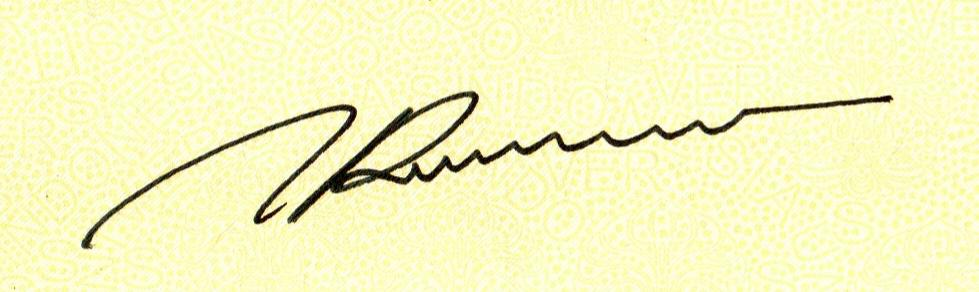
#> input picture citra/01_HighQuality_Enhanced (2)(1).jpg, 979 x 292 px; its folder holds only this picture in this run
$ python main.py
#> lines starting #> are read from the running program, lines starting #| are printed output that depends on the picture; after the words box and inside, x2 and y2 are one past the last pixel; in counts of white or black regions, pixels touching at a corner belong together
import cv2
import numpy as np
import matplotlib.pyplot as plt
import os

# =========================================================
# KONFIGURASI PATH & PARAMETER
# =========================================================
INPUT_FOLDER = "citra"
OUTPUT_BASE = "hasil"

GLOBAL_THRESHOLD_VAL = 127
THRESHOLD_PERCENTAGE = 2.0  # Batas minimal rasio piksel %

KERNEL = cv2.getStructuringElement(cv2.MORPH_RECT, (3, 3))

# Folder Penyimpanan Hasil
FOLDERS = [
    "1_citra_asli", "2_grayscale",
    "3_global_thresh", "4_global_opening", "5_global_closing",
    "6_otsu_thresh", "7_otsu_opening", "8_otsu_closing",
    "9_perbandingan"
]

for folder in FOLDERS:
    os.makedirs(os.path.join(OUTPUT_BASE, folder), exist_ok=True)

# =========================================================
# PROGRAM UTAMA
# =========================================================
def main():
    if not os.path.exists(INPUT_FOLDER):
        print(f"Folder '{INPUT_FOLDER}' tidak ditemukan!")
        return

    file_list = sorted([f for f in os.listdir(INPUT_FOLDER) if f.lower().endswith(('.png', '.jpg', '.jpeg'))])

    if not file_list:
        print(f"Tidak ada gambar di dalam folder '{INPUT_FOLDER}'.")
        return

    summary_reports = []

    print("=" * 105)
    print("PROSES ANALISIS MORFOLOGI & DETEKSI TANDA TANGAN (DUAL PATH: GLOBAL & OTSU)")
    print("=" * 105)

    for file_name in file_list:
        path_img = os.path.join(INPUT_FOLDER, file_name)
        img_orig = cv2.imread(path_img)
#> img_orig is the input picture: shape (292, 979, 3); mean B, G, R 193.4, 244.7, 245.4
        if img_orig is None:
            continue

        # 1. Grayscale
        gray = cv2.cvtColor(img_orig, cv2.COLOR_BGR2GRAY)
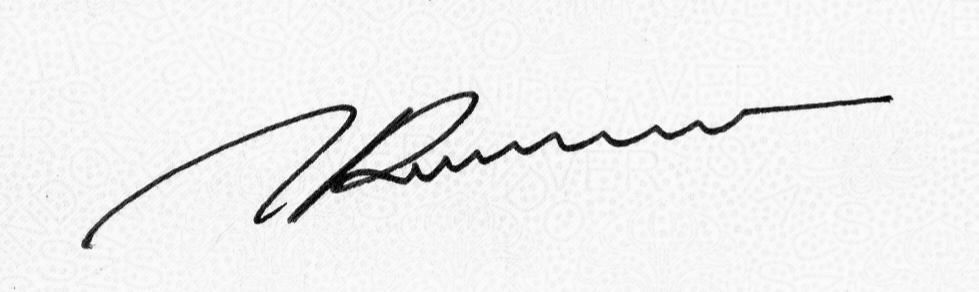
#> gray: shape (292, 979); min 0, max 254, mean 239.1

        # -----------------------------------------------------
        # JALUR 1: GLOBAL THRESHOLDING & MORFOLOGI
        # -----------------------------------------------------
        _, global_th = cv2.threshold(gray, GLOBAL_THRESHOLD_VAL, 255, cv2.THRESH_BINARY_INV)
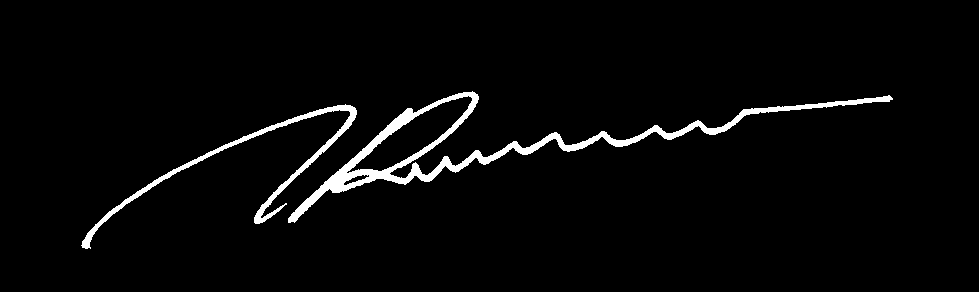
#> global_th: shape (292, 979); 3.1% white; 2 white regions, box (x1, y1, x2, y2) and area: (288, 91, 893, 223) 6346, (81, 104, 357, 249) 2447
        global_open = cv2.morphologyEx(global_th, cv2.MORPH_OPEN, KERNEL)
#> global_open: shape (292, 979); 3.1% white; 2 white regions, box (x1, y1, x2, y2) and area: (288, 92, 892, 223) 6324, (82, 105, 357, 249) 2422
        global_close = cv2.morphologyEx(global_open, cv2.MORPH_CLOSE, KERNEL)
#> global_close: shape (292, 979); 3.1% white; 2 white regions, box (x1, y1, x2, y2) and area: (288, 92, 892, 223) 6365, (82, 105, 357, 249) 2429

        # -----------------------------------------------------
        # JALUR 2: OTSU THRESHOLDING & MORFOLOGI
        # -----------------------------------------------------
        otsu_val, otsu_th = cv2.threshold(gray, 0, 255, cv2.THRESH_BINARY_INV + cv2.THRESH_OTSU)
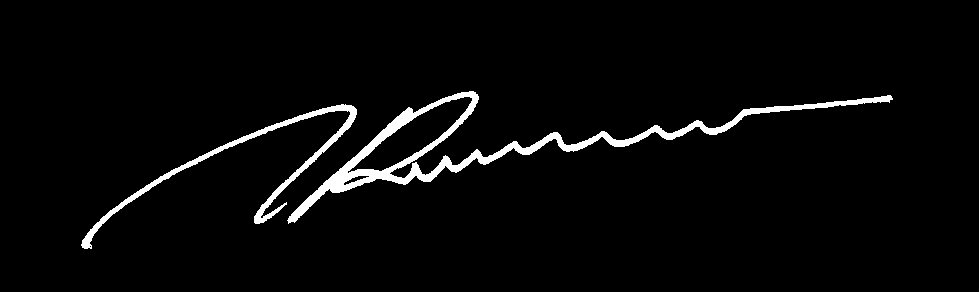
#> otsu_th: shape (292, 979); 3.3% white; 2 white regions, box (x1, y1, x2, y2) and area: (287, 91, 893, 224) 6713, (81, 104, 357, 249) 2661
#> otsu_val = 149
        otsu_open = cv2.morphologyEx(otsu_th, cv2.MORPH_OPEN, KERNEL)
#> otsu_open: shape (292, 979); 3.3% white; 2 white regions, box (x1, y1, x2, y2) and area: (288, 91, 892, 223) 6694, (82, 104, 357, 249) 2629
        otsu_close = cv2.morphologyEx(otsu_open, cv2.MORPH_CLOSE, KERNEL)
#> otsu_close: shape (292, 979); 3.3% white; 2 white regions, box (x1, y1, x2, y2) and area: (288, 91, 892, 223) 6759, (82, 104, 357, 249) 2638

        # -----------------------------------------------------
        # PERHITUNGAN FOREGROUND
        # -----------------------------------------------------
        total_pixels = gray.shape[0] * gray.shape[1]
#> total_pixels = 285868

        # Hitung untuk Otsu
        fg_otsu = cv2.countNonZero(otsu_close)
#> fg_otsu = 9397
        ratio_otsu = (fg_otsu / total_pixels) * 100
#> ratio_otsu = 3.29

        # Hitung untuk Global (Sebagai Pengaman Gambar Kosong)
        fg_global = cv2.countNonZero(global_close)
#> fg_global = 8794
        ratio_global = (fg_global / total_pixels) * 100
#> ratio_global = 3.08

        # -----------------------------------------------------
        # KLASIFIKASI ATURAN DETEKSI (DUAL-STATUS VALIDATION)
        # -----------------------------------------------------
        if ratio_global < 0.5 or (otsu_val > 220 and ratio_otsu > 15.0):
            status = "SIGNATURE ABSENT"
            fg_final = fg_global
            ratio_final = ratio_global
        else:
            status = "SIGNATURE PRESENT" if ratio_otsu > THRESHOLD_PERCENTAGE else "SIGNATURE ABSENT"
#> status = 'SIGNATURE PRESENT'
            fg_final = fg_otsu
#> fg_final = 9397
            ratio_final = ratio_otsu
#> ratio_final = 3.29

        # -----------------------------------------------------
        # SIMPAN GAMBAR SATUAN KE MASING-MASING FOLDER
        # -----------------------------------------------------
        cv2.imwrite(os.path.join(OUTPUT_BASE, "1_citra_asli", file_name), img_orig)
        cv2.imwrite(os.path.join(OUTPUT_BASE, "2_grayscale", file_name), gray)

        cv2.imwrite(os.path.join(OUTPUT_BASE, "3_global_thresh", file_name), global_th)
        cv2.imwrite(os.path.join(OUTPUT_BASE, "4_global_opening", file_name), global_open)
        cv2.imwrite(os.path.join(OUTPUT_BASE, "5_global_closing", file_name), global_close)

        cv2.imwrite(os.path.join(OUTPUT_BASE, "6_otsu_thresh", file_name), otsu_th)
        cv2.imwrite(os.path.join(OUTPUT_BASE, "7_otsu_opening", file_name), otsu_open)
        cv2.imwrite(os.path.join(OUTPUT_BASE, "8_otsu_closing", file_name), otsu_close)

        # -----------------------------------------------------
        # VISUALISASI PERBANDINGAN LENGKAP (2 BARIS x 5 KOLOM)
        # -----------------------------------------------------
        h, w = gray.shape
#> h = 292; w = 979
        aspect_ratio = w / h
#> aspect_ratio = 3.35

        fig, axes = plt.subplots(2, 5, figsize=(20, 20 / aspect_ratio))
        fig.suptitle(f"Analisis Deteksi Tanda Tangan: {file_name}", fontsize=13, fontweight='bold')

        # Baris 1: Citra Input & Jalur Global Thresholding
        axes[0, 0].imshow(cv2.cvtColor(img_orig, cv2.COLOR_BGR2RGB), aspect='equal')
        axes[0, 0].set_title("Citra Asli", fontsize=10)

        axes[0, 1].imshow(gray, cmap='gray', aspect='equal')
        axes[0, 1].set_title("Grayscale", fontsize=10)

        axes[0, 2].imshow(global_th, cmap='gray', aspect='equal')
        axes[0, 2].set_title(f"Global Thresh (T={GLOBAL_THRESHOLD_VAL})", fontsize=10)

        axes[0, 3].imshow(global_open, cmap='gray', aspect='equal')
        axes[0, 3].set_title("Global Opening", fontsize=10)

        axes[0, 4].imshow(global_close, cmap='gray', aspect='equal')
        axes[0, 4].set_title("Global Closing", fontsize=10)

        # Baris 2: Jalur Otsu Thresholding + Opening + Closing + Status Keputusan
        axes[1, 0].imshow(otsu_th, cmap='gray', aspect='equal')
        axes[1, 0].set_title(f"Otsu Thresh (T={int(otsu_val)})", fontsize=10)

        axes[1, 1].imshow(otsu_open, cmap='gray', aspect='equal')
        axes[1, 1].set_title("Otsu Opening", fontsize=10)

        axes[1, 2].imshow(otsu_close, cmap='gray', aspect='equal')
        axes[1, 2].set_title("Otsu Closing", fontsize=10)

        # Hilangkan panel kosong di 1,3
        axes[1, 3].axis('off')

        # Panel Status Keputusan di 1,4
        axes[1, 4].axis('off')
        color = 'green' if status == "SIGNATURE PRESENT" else 'red'
#> color = 'green'
        axes[1, 4].text(0.5, 0.65, status, color=color, fontsize=12, fontweight='bold',
                        ha='center', va='center', bbox=dict(boxstyle="round,pad=0.5", ec=color, fc="none", lw=2))
        axes[1, 4].text(0.5, 0.40, f"Piksel: {fg_final} px", fontsize=10, ha='center', va='center')
        axes[1, 4].text(0.5, 0.25, f"Rasio: {ratio_final:.2f}%", fontsize=10, ha='center', va='center')

        # Hilangkan sumbu koordinat untuk semua gambar
        for ax_row in axes:
            for ax in ax_row:
                if ax not in [axes[1, 3], axes[1, 4]]:
                    ax.axis('off')

        plt.tight_layout()
        plot_name = f"Perbandingan_{os.path.splitext(file_name)[0]}.png"
        plt.savefig(os.path.join(OUTPUT_BASE, "9_perbandingan", plot_name), dpi=150, bbox_inches='tight')
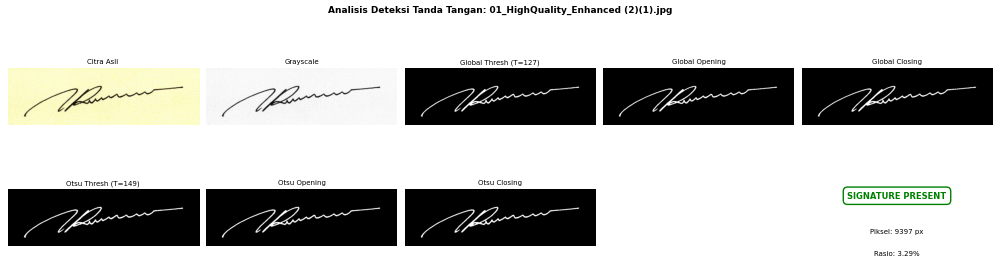
#> figure drawn by matplotlib, 8 panels
        plt.close()

        # Simpan rekap untuk tabel terminal
        summary_reports.append({
            'filename': file_name,
            'global_t': GLOBAL_THRESHOLD_VAL,
            'otsu_t': int(otsu_val),
            'fg_px': fg_final,
            'pct': ratio_final,
            'status': status
        })

        print(f"Diproses: {file_name:<40} -> Status: {status}")
#| Diproses: 01_HighQuality_Enhanced (2)(1).jpg       -> Status: SIGNATURE PRESENT

    # =========================================================
    # REKAPITULASI TABEL LENGKAP DI TERMINAL
    # =========================================================
    print("\n" + "=" * 105)
    print("                               REKAPITULASI HASIL SEGMENTASI & DETEKSI")
    print("=" * 105)
    print(f"{'No':<4} | {'Nama Gambar':<35} | {'Global T':<9} | {'Otsu T':<8} | {'Piksel FG':<10} | {'Rasio (%)':<9} | {'Status':<18}")
    print("-" * 105)

    for idx, r in enumerate(summary_reports, 1):
        print(f"{idx:<4} | {r['filename'][:34]:<35} | {r['global_t']:<9} | {r['otsu_t']:<8} | {r['fg_px']:<10} | {r['pct']:<9.2f} | {r['status']:<18}")
#> this loop made 1 pass
#> idx on pass 1: 1
#| 1    | 01_HighQuality_Enhanced (2)(1).jpg  | 127       | 149      | 9397       | 3.29      | SIGNATURE PRESENT

    print("=" * 105)
    print(f"\n[SELESAI] Hasil analisis perbandingan lengkap telah disimpan di '{OUTPUT_BASE}/9_perbandingan/'.")

if __name__ == "__main__":
    main()

$ run again, on citra/07_ColorShift_WarmTint (2).jpg
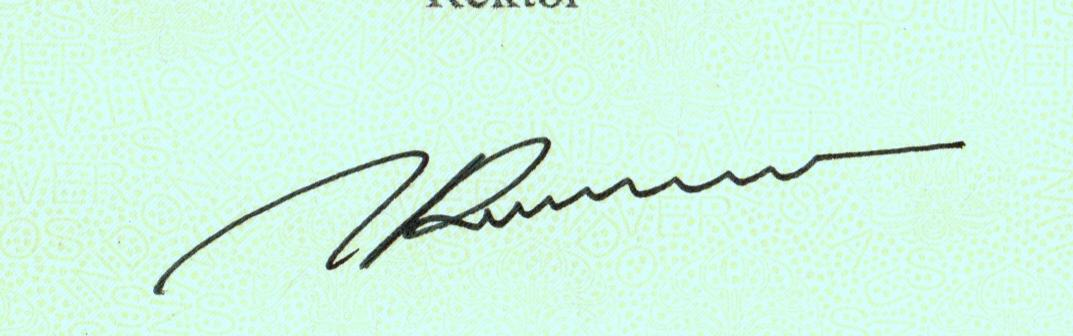
#> input picture citra/07_ColorShift_WarmTint (2).jpg, 1073 x 336 px
#> in main, img_orig is the input picture: shape (336, 1073, 3); mean B, G, R 227.9, 246.6, 209.8
#> in main, `_, global_th = cv2.threshold(gray, GLOBAL_THRESHOLD_VAL, 255, cv2.THRE..`:
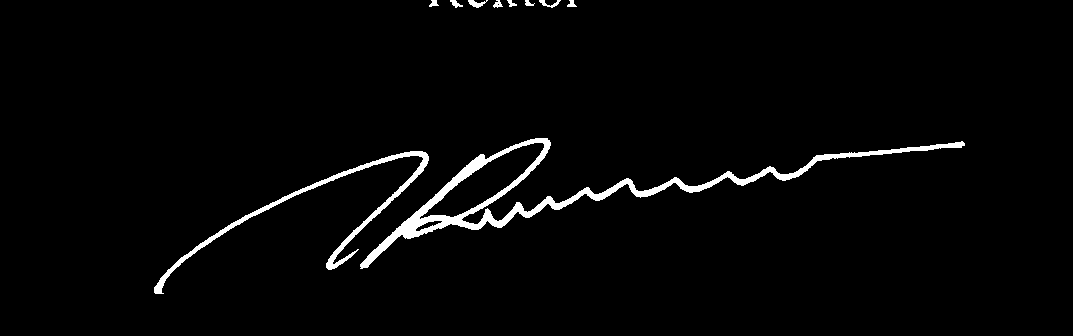
#> global_th: shape (336, 1073); 2.5% white; 10 white regions, largest, box (x1, y1, x2, y2) and area: (360, 138, 965, 269) 6098, (154, 151, 429, 294) 2330, (468, 0, 488, 8) 81
#> global_open: shape (336, 1073); 2.4% white; 13 white regions (4 under 20 px), largest, box (x1, y1, x2, y2) and area: (360, 138, 965, 268) 6077, (154, 151, 429, 294) 2310, (468, 0, 483, 8) 70
#> global_close: shape (336, 1073); 2.4% white; 12 white regions (2 under 20 px), largest, box (x1, y1, x2, y2) and area: (360, 138, 965, 268) 6121, (154, 151, 429, 294) 2319, (468, 0, 483, 8) 71
#> otsu_th: shape (336, 1073); 2.8% white; 10 white regions, largest, box (x1, y1, x2, y2) and area: (360, 137, 966, 269) 6780, (153, 150, 429, 295) 2683, (468, 0, 488, 8) 102
#> otsu_val = 157
#> otsu_open: shape (336, 1073); 2.7% white; 11 white regions, largest, box (x1, y1, x2, y2) and area: (360, 137, 965, 269) 6756, (154, 150, 429, 295) 2654, (468, 0, 486, 8) 97
#> in main, `otsu_close = cv2.morphologyEx(otsu_open, cv2.MORPH_CLOSE, KERNEL)`:
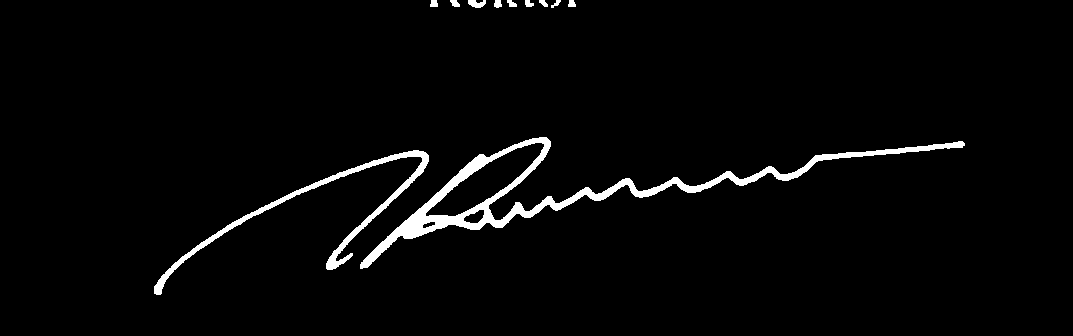
#> otsu_close: shape (336, 1073); 2.8% white; 11 white regions, largest, box (x1, y1, x2, y2) and area: (360, 137, 965, 269) 6824, (154, 150, 429, 295) 2665, (468, 0, 486, 8) 101
#> fg_otsu = 9959
#> ratio_otsu = 2.76
#> fg_global = 8751
#> ratio_global = 2.43
#> status = 'SIGNATURE PRESENT'
#> fg_final = 9959
#> ratio_final = 2.76
#> color = 'green'
#| Diproses: 07_ColorShift_WarmTint (2).jpg           -> Status: SIGNATURE PRESENT
#> the loop in main, `for idx, r in enumerate(summary_reports, 1):` made 1 pass
#> idx on pass 1: 1
#> (printed output is left out)

$ run again, on citra/08_JPEGCompression_Artifacts (2).jpg
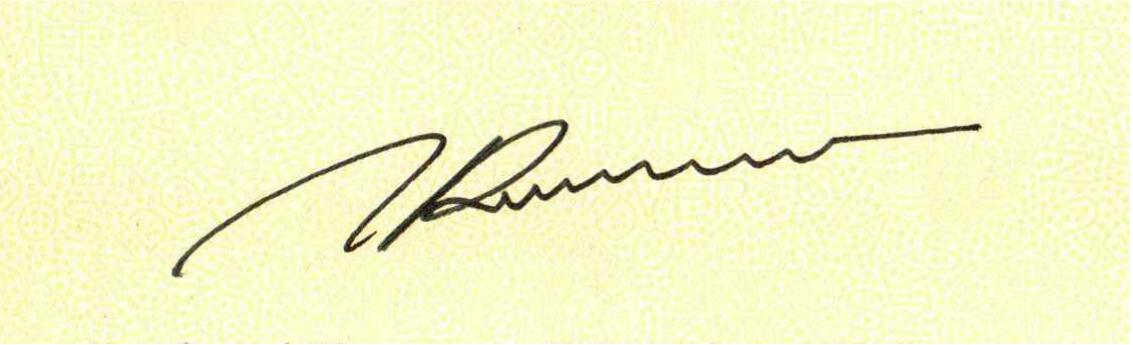
#> input picture citra/08_JPEGCompression_Artifacts (2).jpg, 1133 x 345 px
#> in main, img_orig is the input picture: shape (345, 1133, 3); mean B, G, R 200.5, 246.6, 246.2
#> in main, `_, global_th = cv2.threshold(gray, GLOBAL_THRESHOLD_VAL, 255, cv2.THRE..`:
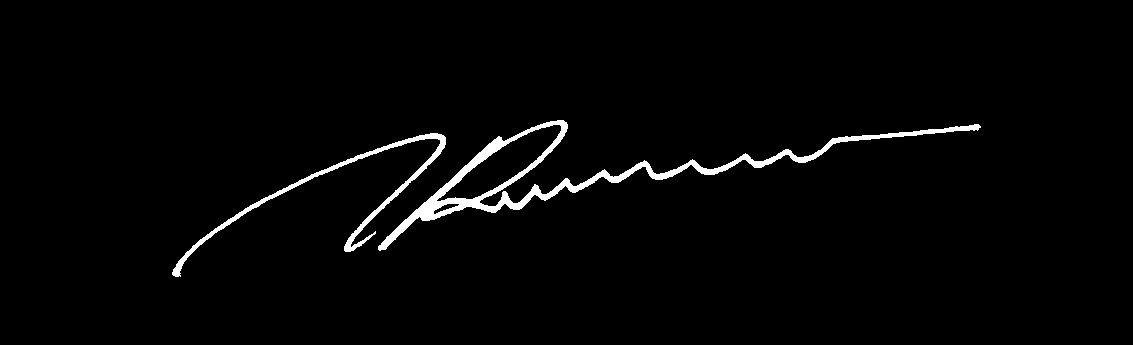
#> global_th: shape (345, 1133); 2.1% white; 2 white regions, box (x1, y1, x2, y2) and area: (378, 120, 981, 251) 5995, (172, 133, 446, 277) 2288
#> global_open: shape (345, 1133); 2.1% white; 3 white regions (1 under 20 px), largest, box (x1, y1, x2, y2) and area: (378, 120, 980, 250) 5977, (172, 133, 446, 277) 2249
#> global_close: shape (345, 1133); 2.1% white; 3 white regions (1 under 20 px), largest, box (x1, y1, x2, y2) and area: (378, 120, 980, 250) 6017, (172, 133, 446, 277) 2257
#> in main, `otsu_val, otsu_th = cv2.threshold(gray, 0, 255, cv2.THRESH_BINARY_INV ..`:
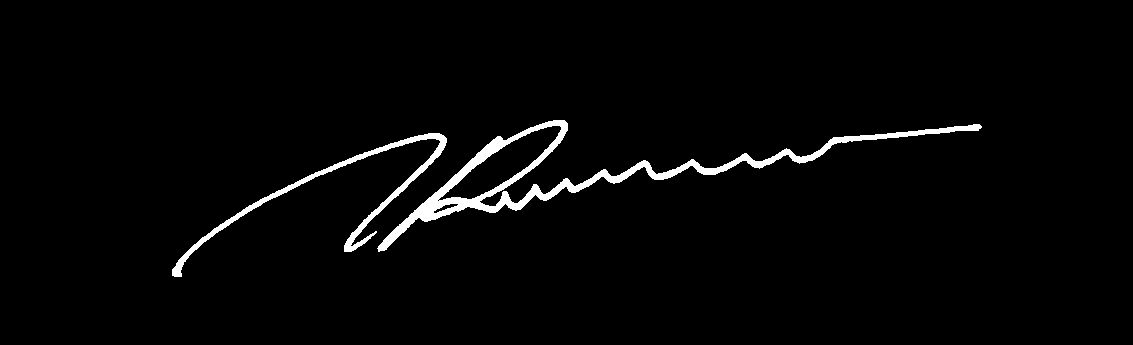
#> otsu_th: shape (345, 1133); 2.4% white; 2 white regions, box (x1, y1, x2, y2) and area: (377, 120, 982, 252) 6738, (172, 133, 447, 277) 2658
#> otsu_val = 161
#> otsu_open: shape (345, 1133); 2.4% white; 2 white regions, box (x1, y1, x2, y2) and area: (378, 120, 981, 251) 6722, (172, 133, 447, 277) 2638
#> otsu_close: shape (345, 1133); 2.4% white; 2 white regions, box (x1, y1, x2, y2) and area: (378, 120, 981, 251) 6785, (172, 133, 447, 277) 2649
#> fg_otsu = 9434
#> ratio_otsu = 2.41
#> fg_global = 8283
#> ratio_global = 2.12
#> status = 'SIGNATURE PRESENT'
#> fg_final = 9434
#> ratio_final = 2.41
#> color = 'green'
#| Diproses: 08_JPEGCompression_Artifacts (2).jpg     -> Status: SIGNATURE PRESENT
#> the loop in main, `for idx, r in enumerate(summary_reports, 1):` made 1 pass
#> idx on pass 1: 1
#> (printed output is left out)

$ run again, on citra/02_LowContrast (2).jpg
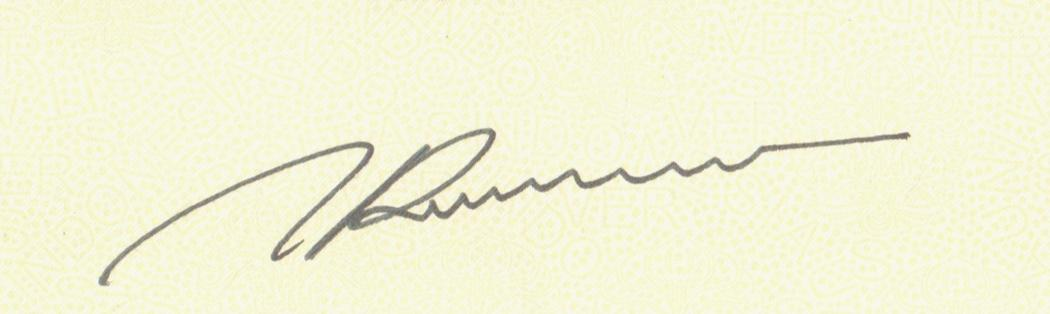
#> input picture citra/02_LowContrast (2).jpg, 1050 x 314 px
#> in main, img_orig is the input picture: shape (314, 1050, 3); mean B, G, R 215.6, 243.8, 243.9
#> in main, `_, global_th = cv2.threshold(gray, GLOBAL_THRESHOLD_VAL, 255, cv2.THRE..`:
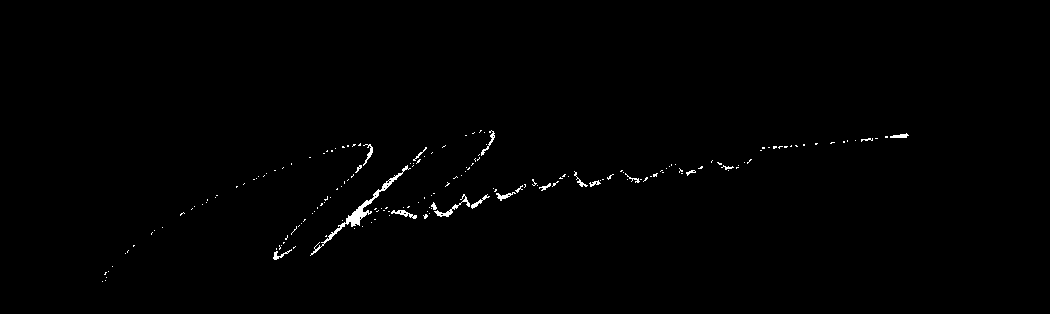
#> global_th: shape (314, 1050); 0.63% white in thin lines or dots, all inside (x1, y1, x2, y2) = (102, 130, 909, 282)
#> global_open: shape (314, 1050); 0.23% white; 28 white regions (18 under 20 px), largest, box (x1, y1, x2, y2) and area: (346, 200, 372, 226) 259, (893, 134, 907, 138) 49, (498, 195, 508, 199) 37
#> global_close: shape (314, 1050); 0.24% white; 22 white regions (11 under 20 px), largest, box (x1, y1, x2, y2) and area: (341, 200, 372, 227) 281, (436, 211, 451, 217) 57, (383, 177, 397, 188) 51
#> in main, `otsu_val, otsu_th = cv2.threshold(gray, 0, 255, cv2.THRESH_BINARY_INV ..`:
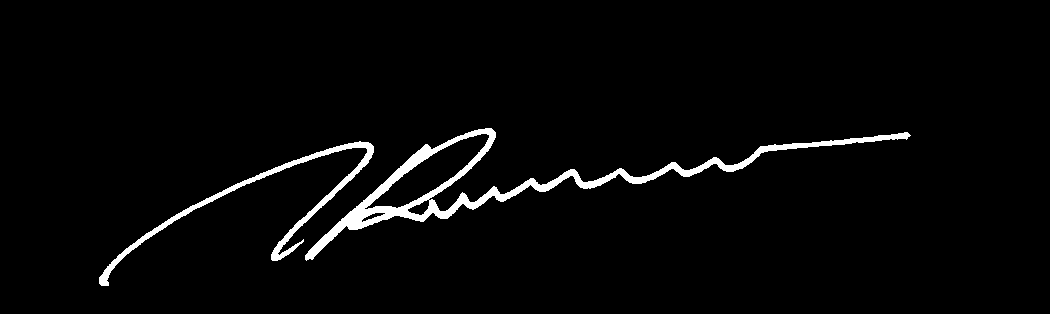
#> otsu_th: shape (314, 1050); 2.9% white; 2 white regions, box (x1, y1, x2, y2) and area: (305, 128, 911, 261) 6775, (99, 141, 374, 286) 2674
#> otsu_val = 193
#> otsu_open: shape (314, 1050); 2.9% white; 2 white regions, box (x1, y1, x2, y2) and area: (305, 128, 910, 260) 6756, (99, 142, 374, 286) 2654
#> otsu_close: shape (314, 1050); 2.9% white; 2 white regions, box (x1, y1, x2, y2) and area: (305, 128, 910, 260) 6813, (99, 142, 374, 286) 2664
#> fg_otsu = 9477
#> ratio_otsu = 2.87
#> fg_global = 785
#> ratio_global = 0.238
#> fg_final = 785
#> ratio_final = 0.238
#> the loop in main, `for idx, r in enumerate(summary_reports, 1):` made 1 pass
#> idx on pass 1: 1
#> (printed output is left out)
